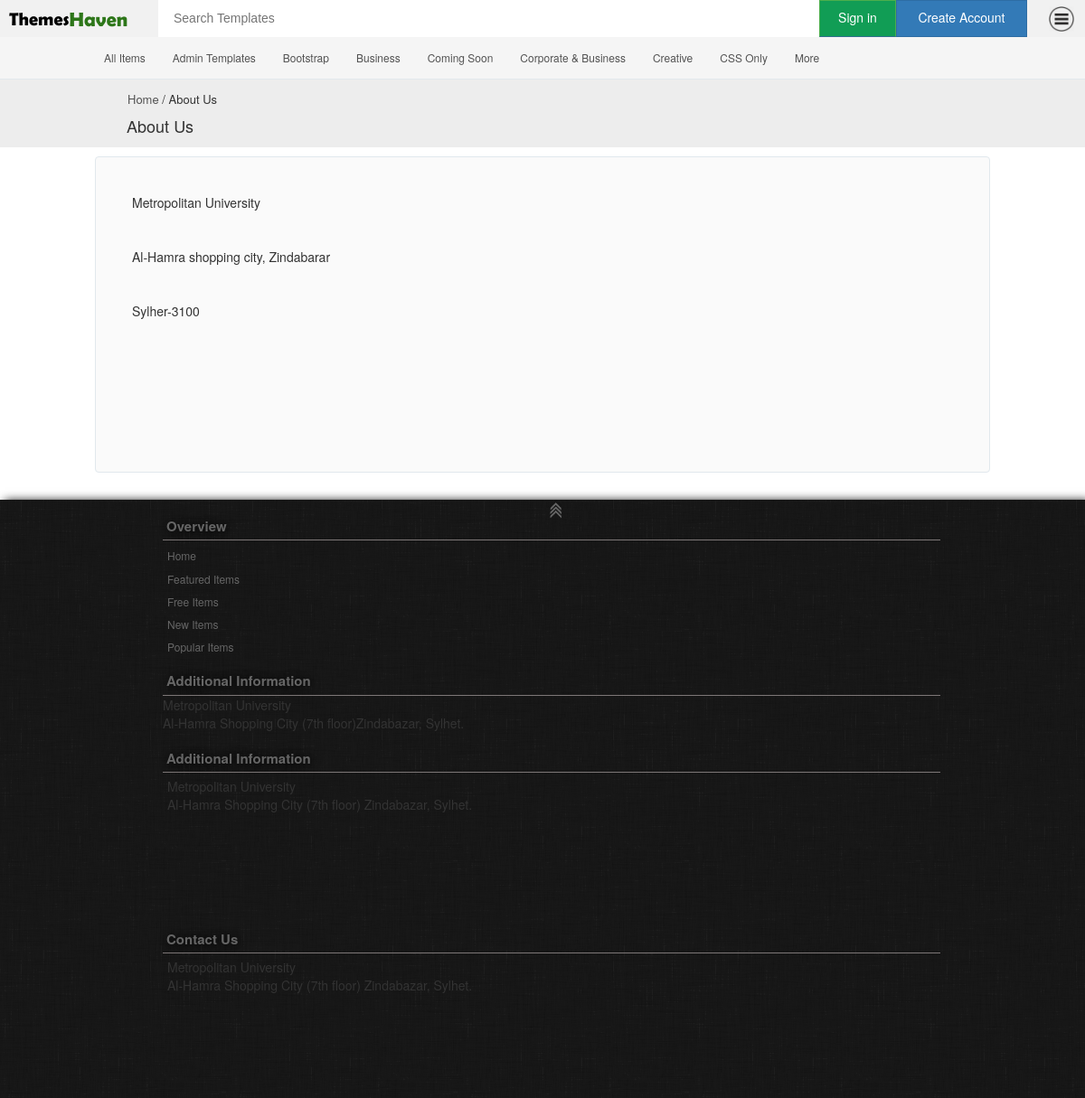
Screenshot of /information/aboutus with the database file from the repository.
### tables this page shows
CREATE TABLE IF NOT EXISTS `information` (
  `id` int(20) NOT NULL AUTO_INCREMENT,
  `title` varchar(30) NOT NULL,
  `description` text NOT NULL,
  PRIMARY KEY (`id`)
);

CREATE TABLE IF NOT EXISTS `category` (
  `id` int(20) NOT NULL AUTO_INCREMENT,
  `name` varchar(30) NOT NULL,
  `status` varchar(20) NOT NULL,
  `date_added` datetime NOT NULL,
  `date_modified` datetime NOT NULL,
  `description` varchar(250) NOT NULL,
  PRIMARY KEY (`id`)
);

### application/controllers/information.php (called while the page is built, shortened)
<?php
class Information extends CI_Controller {
	public function aboutus(){
		$data['title']="About Us | ThemesHaven";
            $c_query=$this->db->limit(25)->order_by('name')->get('category');
            $data['categories']=$c_query->result_array();
            $tag_query=$this->db->limit(10)->get('tag');
            $data['tags']=$tag_query->result_array();
		$query=$this->db->where('id','1')->from('information')->get();
		$data['result']=$query->result_array();
		$this->load->view('information_view',$data);
	}
}

### index.php (called while the page is built, shortened)
<?php
require_once BASEPATH.'core/CodeIgniter.php';

### application/views/information_view.php (the view, shortened to what this page needs)
<!DOCTYPE html>
<html lang="en-US">
<head>
	<link rel="stylesheet" type="text/css" href="<?php echo site_url(); ?>site_elements/dashboard_style.css"/>
	<link rel="stylesheet" type="text/css" href="<?php echo site_url(); ?>site_elements/information_style.css"/>
	<link rel="stylesheet" href="<?php echo site_url(); ?>site_elements/css/bootstrap.min.css"/>
</head>
<body>
	<div id="d_main">
		<header id="anchor">
			<div  id="header">
				<div class="col-md-2" id="logo"><a href="../home"> <p><h3>Themes</h3><h4>Haven</h4></p></a></div>
				<div class="col-md-6" id="s_bar">
				  <form method="" action="">
				  	<input type="text" name="key" autocomplete="off" placeholder="Search Templates"/>
				  </form>
				</div>
				<div id="h_links">
					<?php if($this->session->userid){ ?>
					<div id="logeduser"><span id="logeduser_c"><img   src="<?php echo site_url(); ?>site_elements/avater/<?php if(isset($avatar)){if($avatar != ""){echo $avatar;}else{ echo 'uicon.png'; } } ?>" /> <span><?php echo $this->session->user;  ?></span> <span class="glyphicon glyphicon-chevron-down"> </span> </span></div>
					<?php }
					else
					{ ?>
						<span class="btn_t">
							<a href="<?php echo site_url('signin'); ?>" id="btn_login" class="btn btn-success loginbtn">Sign in</a>
						</span>
						<a  href="<?php echo site_url('signup'); ?>" class="btn btn-primary btn_create">Create Account</a>
					<?php } ?>
					<div id="btn_trigger" ><img  src="<?php echo site_url(); ?>site_elements/navicon.png" /></div>
				</div>
			</div>
		</header>
		<div id="top_menu">
		</div>
		<div id="item_label"><?php foreach ($result as $key) { ?>
			<div id="item_label_content">
				<h4 class="wiz"> <a href="<?php echo site_url('home'); ?>">Home </a>/ <?php echo $key['title']; ?></h4>
				<span id="info_title">
					<p><?php echo $key['title']; ?>
				</span></p>
			</div>
		</div>
		<div id="canvas">
			<span class="info_des">
				<p><?php echo $key['description']; ?></p>
			</span>
		<?php } ?>
		</div>
		<div class=" " id="footer">
    		<div id="anchor_"> <a  href="#anchor"><img class="imganc" src="<?php echo site_url(); ?>site_elements/an.png"> </img> </a></div>
    		<div id="footer_c">
    			<div id="overview">
		    		<div id="overview_h">Overview</div>
		    		<div id="overview_c">
			    		<ul>
			    			<li> <a class="f_a" href="#">Home</a> </li>
			    			<li> <a href="#">Featured Items</a> </li>
			    			<li> <a href="#">Free Items</a> </li>
			    			<li> <a href="#">New Items</a> </li>
			    			<li> <a href="#">Popular Items</a> </li>
			    		</ul>
		    		</div>
	    		</div>
	    		<div id="contactinfo">
		    		<div id="contactinfo_h">Additional Information</div>
		    		<div>
			    		Metropolitan University</br>Al-Hamra Shopping City (7th floor)Zindabazar, Sylhet.
		    		</div>
	    		</div>
	    		<div id="contactinfo">
		    		<div id="contactinfo_h">Additional Information</div>
		    		<div id="contactinfo_c">
			    		<p>Metropolitan University</br>
			    		Al-Hamra Shopping City (7th floor)
			    		Zindabazar, Sylhet.</p>
		    		</div>
	    		</div>
	    		<div id="contactinfo">
		    		<div id="contactinfo_h">Contact Us</div>
		    		<div id="contactinfo_c">
			    		<p>Metropolitan University</br>
			    		Al-Hamra Shopping City (7th floor)
			    		Zindabazar, Sylhet.</p>
		    		</div>
	    		</div>
    		</div>
   		</div>
	</div>
	<div id="top_menu_box">
	<div id="top_menu_content">
		<nav id="dropdown_nav">
			<ul>
				<li> <a href="<?php echo site_url('home'); ?>">All Items</a>
				</li>
				<?php
					$c='0';
					$m='0';
					foreach ($categories as $navca) {
						$c++;
						if($c<8)
						{
						echo '<li>   <a href="'.site_url().'filter/scale/category/'.$navca['id'].'">'.$navca['name'].'</a>
								<ul>';
						echo 	'</ul>
							</li>';
						}
						else
						{
							$m++;
							if($m=='1')
							{
								echo '<li>   <a href="#">More</a>
								<ul>';
							}
						}
					}
				?>
			</ul>
		</nav>
	</div>
	</div>
</body>
</html>

### site_elements/dashboard_style.css (style rules this page uses)
body { padding: 0px; margin: 0px; font-size:12px; }
#d_main { position: relative; padding: 0px; width: 100%; }
#header { position: relative; min-height: 41px; padding: 0px; overflow: hidden; background-color: white; }
#logo { margin-top: 0px; padding: 0px; width:175px; padding-left:10px; min-height:41px; float: left; background-color: #f1f1f1; font: normal 180% 'Berlin Sans FB Demi', arial, sans-serif; }
#logo a:link { color: black; }
#logo h3 { margin: 0px; float: left; font-size: 20px; }
#logo h4 { margin: 0px; float: left; font-size: 22px; color: #2D7619; }
#s_bar { position: relative; margin-top: 0px; margin-left: 0px; min-height:41px; float: left; width:400px; }
#s_bar form input { height: 30px; margin-top: 5px; padding-right: 13px; font-family: arial; font-weight: 330%; font-size: 14px; width:400px; border: none; background-color: transparent; }
#h_links { margin-top: 0px; width: 290px; float: right; height:41px; z-index: -0; background-color: #f1f1f1; }
#h_links a { margin-top: 0px; z-index: -0; margin-left: -4px; padding-top: 8px; border-radius: 0px; -o-transition:.5s; -ms-transition:.5s; -moz-transition:.5s; -webkit-transition:.5s; transition:.5s; }
#btn_login { height: 41px; width:85px; border-bottom: 1px solid #31708f; background-color: #119d55; }
.btn_create { height: 41px; width:145px; }
#btn_trigger { margin-top: 3px; float: right; padding-right:8px; }
#btn_trigger img { height: 36px; padding: 4px; border-radius: 4px; -o-transition:.9s; -ms-transition:.9s; -moz-transition:.9s; -webkit-transition:.9s; transition:.9s; }
#top_menu { position: relative; height: 47px; background-color: #F5F5F5; border-bottom:1px solid #e1e8ed; }
#top_menu_box { position: absolute; min-height: 50px; width: 100%; margin: 0px auto; top:40px; }
#top_menu_content { position: relative; height: 47px; width: 1000px; margin:0px auto; }
#dropdown_nav ul { position: relative; list-style: none; float: left; padding-left: 0px; font-size: 12px; padding-top: 10px; margin: 0px; }
#dropdown_nav ul a { display:block; color:#525252; text-decoration:none; line-height:28px; padding:0 15px; }
#dropdown_nav ul li { position: relative; float: left; padding: 0px; margin: 0px; }
#item_label { position: relative; min-height: 60px; background-color: #EDEDED; }
#item_label_content { width: 990px; margin:0px auto; overflow: hidden; }
.wiz { margin-left:36px; padding-top: 15px; padding-bottom: 0px; font-size: 13px; }
.wiz a { color: #525252; }
.wiz a:hover,.wiz a:link { color: #525252; text-decoration: none; }
#canvas { position: relative; min-height: 350px; top: 10px; width: 990px; margin:0px auto; border-radius: 4px; overflow: hidden; padding-bottom: 20px; margin-bottom: 40px; padding-left:0px; border:1px solid #e1e8ed; background-color: rgba(245, 245, 245, 0.52); }
#footer { position: relative; width: 100%; min-height: 180px; overflow: hidden; margin-top: 20px; box-shadow: 5px 1px 10px black; background:url(footer.png); }
#contactinfo { margin-top: 15px; }
#anchor_ { position: absolute; width: 15px; left: 50%; }
#anchor_ img { text-align: center; margin-top:0px; height: 30px; }
@media (min-width: 1200px) { #footer_c { width: 1100px; min-height: 5px; overflow: hidden; margin: 0px auto; padding-left: 20px; } }
@media (max-width: 1200px) { #footer_c { width: 880px; min-height: 5px; overflow: hidden; margin: 0px auto; } }
#overview { margin-top: 15px; }
#overview_h { color:#666; padding: 4px; font-weight: bold; font-size: 15px; text-shadow:1px 1px 10px black; border-bottom: 1px groove #7D7777; }
#overview_c ul { padding-left: 5px; }
#overview_c ul li { margin: 8px 0px 8px 0px; font-size: 12px; list-style: none; }
#overview_c ul li a { color:#666; }
#contactinfo_h { color:#666; padding: 4px; font-weight: bold; font-size: 15px; text-shadow:1px 1px 10px black; border-bottom: 1px groove #7D7777; }
#contactinfo_c { margin:5px; height: 150px; overflow: hidden; }

### site_elements/information_style.css (style rules this page uses)
#item_label_content h4 { margin-top:0px; }
#item_label p { margin: 0px 0px 10px 35px; font-size: 18px; }
.info_des p { margin: 40px; font-size: 14px; }

### rows the page displays
information: title "About Us", description "Metropolitan University Al-Hamra shopping city, Zindabarar Sylher-3100"
category: name "Admin Templates"
category: name "Bootstrap"
category: name "Business"
category: name "Coming Soon"
category: name "Corporate & Business"
category: name "Creative"
category: name "CSS Only"
category: shows "More"
